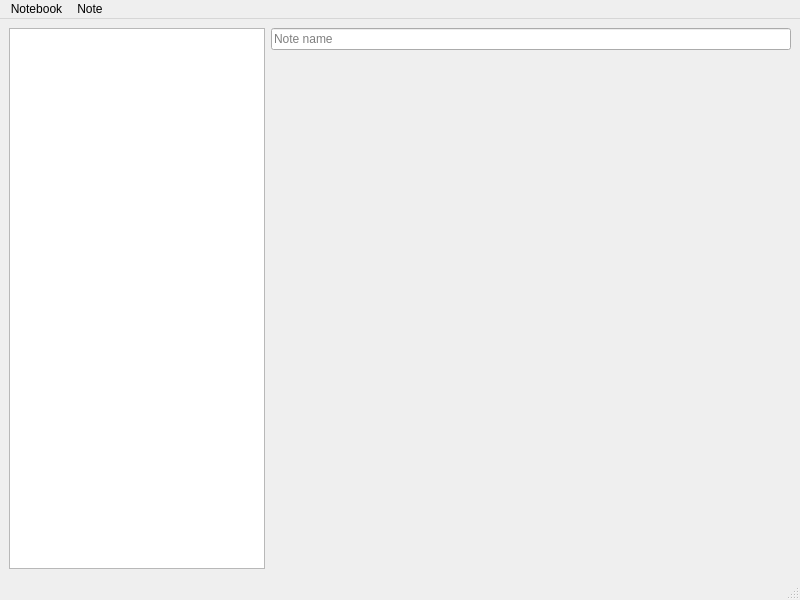
<?xml version="1.0" encoding="UTF-8"?>
<ui version="4.0">
 <class>MainWindow</class>
 <widget class="QMainWindow" name="MainWindow">
  <property name="geometry">
   <rect>
    <x>0</x>
    <y>0</y>
    <width>800</width>
    <height>600</height>
   </rect>
  </property>
  <property name="windowTitle">
   <string>MainWindow</string>
  </property>
  <widget class="QWidget" name="centralwidget">
   <layout class="QHBoxLayout" name="horizontalLayout">
    <item>
     <widget class="QListWidget" name="listWidget">
      <property name="sizePolicy">
       <sizepolicy hsizetype="Maximum" vsizetype="Expanding">
        <horstretch>0</horstretch>
        <verstretch>0</verstretch>
       </sizepolicy>
      </property>
     </widget>
    </item>
    <item>
     <layout class="QVBoxLayout" name="verticalLayout">
      <item>
       <widget class="QLineEdit" name="noteName">
        <property name="placeholderText">
         <string>Note name</string>
        </property>
       </widget>
      </item>
      <item>
       <widget class="MRichTextEdit" name="textEdit" native="true">
        <property name="sizePolicy">
         <sizepolicy hsizetype="Expanding" vsizetype="Expanding">
          <horstretch>0</horstretch>
          <verstretch>0</verstretch>
         </sizepolicy>
        </property>
       </widget>
      </item>
     </layout>
    </item>
   </layout>
  </widget>
  <widget class="QMenuBar" name="menubar">
   <property name="geometry">
    <rect>
     <x>0</x>
     <y>0</y>
     <width>800</width>
     <height>19</height>
    </rect>
   </property>
   <widget class="QMenu" name="menuNote">
    <property name="title">
     <string>Note</string>
    </property>
    <addaction name="actionNew"/>
    <addaction name="actionSaveNote"/>
    <addaction name="actionDelete"/>
   </widget>
   <widget class="QMenu" name="menuNotebook">
    <property name="title">
     <string>Notebook</string>
    </property>
    <addaction name="actionSave"/>
   </widget>
   <addaction name="menuNotebook"/>
   <addaction name="menuNote"/>
  </widget>
  <widget class="QStatusBar" name="statusbar"/>
  <action name="actionNew">
   <property name="text">
    <string>New</string>
   </property>
   <property name="shortcut">
    <string>Ctrl+N</string>
   </property>
  </action>
  <action name="actionRename">
   <property name="text">
    <string>Rename</string>
   </property>
   <property name="shortcut">
    <string>F2</string>
   </property>
  </action>
  <action name="actionDelete">
   <property name="text">
    <string>Delete</string>
   </property>
   <property name="shortcut">
    <string>F8</string>
   </property>
  </action>
  <action name="actionSave">
   <property name="text">
    <string>Save</string>
   </property>
   <property name="shortcut">
    <string>Ctrl+Shift+S</string>
   </property>
  </action>
  <action name="actionSaveNote">
   <property name="text">
    <string>Save</string>
   </property>
   <property name="shortcut">
    <string>Ctrl+S</string>
   </property>
  </action>
 </widget>
 <customwidgets>
  <customwidget>
   <class>MRichTextEdit</class>
   <extends>QWidget</extends>
   <header>../SecNotes/src/mrichtextedit.h</header>
   <container>1</container>
  </customwidget>
 </customwidgets>
 <resources/>
 <connections>
  <connection>
   <sender>actionNew</sender>
   <signal>triggered()</signal>
   <receiver>MainWindow</receiver>
   <slot>newNote()</slot>
   <hints>
    <hint type="sourcelabel">
     <x>-1</x>
     <y>-1</y>
    </hint>
    <hint type="destinationlabel">
     <x>399</x>
     <y>299</y>
    </hint>
   </hints>
  </connection>
  <connection>
   <sender>listWidget</sender>
   <signal>itemDoubleClicked(QListWidgetItem*)</signal>
   <receiver>MainWindow</receiver>
   <slot>loadNote(QListWidgetItem*)</slot>
   <hints>
    <hint type="sourcelabel">
     <x>137</x>
     <y>312</y>
    </hint>
    <hint type="destinationlabel">
     <x>399</x>
     <y>299</y>
    </hint>
   </hints>
  </connection>
  <connection>
   <sender>actionSaveNote</sender>
   <signal>triggered()</signal>
   <receiver>MainWindow</receiver>
   <slot>saveNote()</slot>
   <hints>
    <hint type="sourcelabel">
     <x>-1</x>
     <y>-1</y>
    </hint>
    <hint type="destinationlabel">
     <x>399</x>
     <y>299</y>
    </hint>
   </hints>
  </connection>
  <connection>
   <sender>actionSave</sender>
   <signal>triggered()</signal>
   <receiver>MainWindow</receiver>
   <slot>saveNotebook()</slot>
   <hints>
    <hint type="sourcelabel">
     <x>-1</x>
     <y>-1</y>
    </hint>
    <hint type="destinationlabel">
     <x>399</x>
     <y>299</y>
    </hint>
   </hints>
  </connection>
  <connection>
   <sender>noteName</sender>
   <signal>textChanged(QString)</signal>
   <receiver>MainWindow</receiver>
   <slot>changeNoteTitle()</slot>
   <hints>
    <hint type="sourcelabel">
     <x>531</x>
     <y>39</y>
    </hint>
    <hint type="destinationlabel">
     <x>399</x>
     <y>299</y>
    </hint>
   </hints>
  </connection>
  <connection>
   <sender>actionDelete</sender>
   <signal>triggered()</signal>
   <receiver>MainWindow</receiver>
   <slot>deleteNote()</slot>
   <hints>
    <hint type="sourcelabel">
     <x>-1</x>
     <y>-1</y>
    </hint>
    <hint type="destinationlabel">
     <x>399</x>
     <y>299</y>
    </hint>
   </hints>
  </connection>
 </connections>
 <slots>
  <slot>newNote()</slot>
  <slot>loadNote(QListWidgetItem*)</slot>
  <slot>saveNote()</slot>
  <slot>saveNotebook()</slot>
  <slot>changeNoteTitle()</slot>
  <slot>deleteNote()</slot>
 </slots>
</ui>
